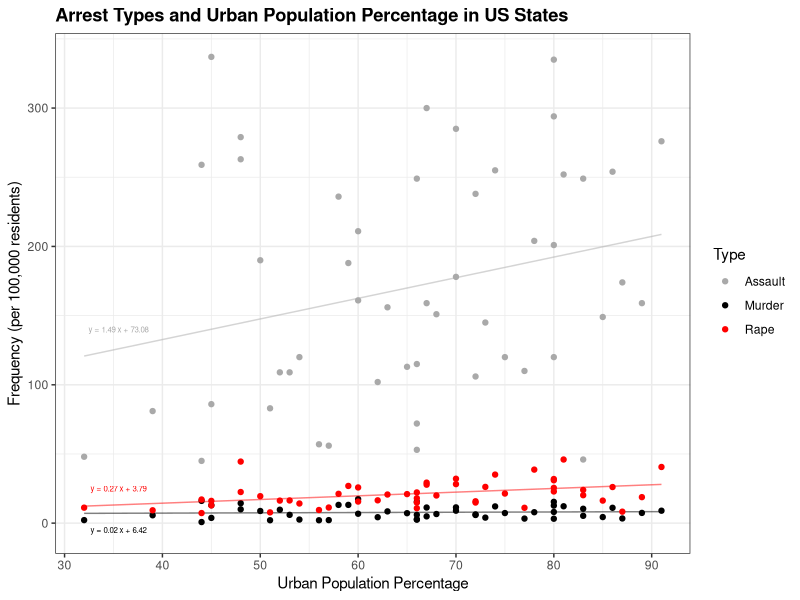
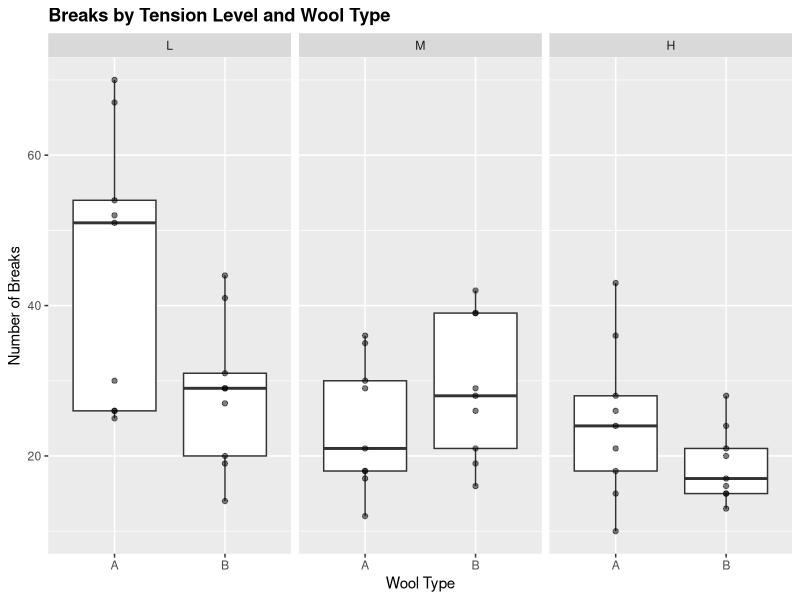
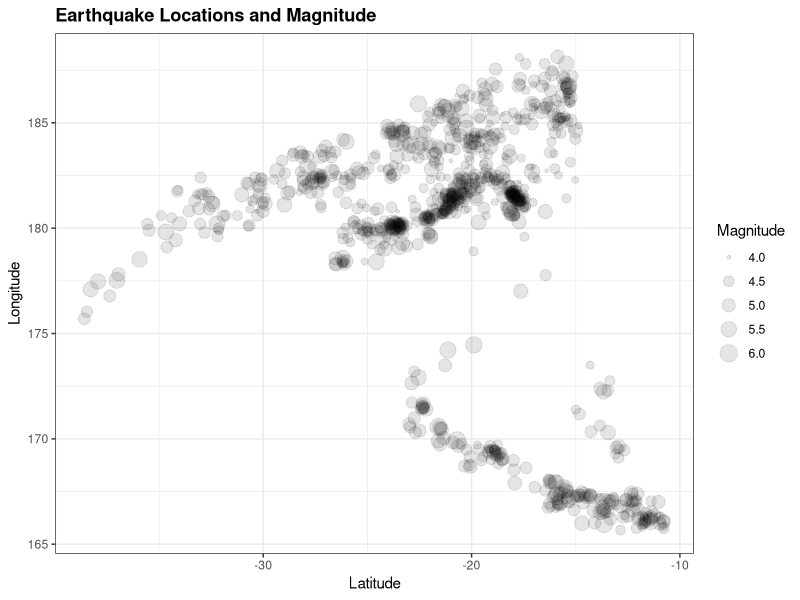
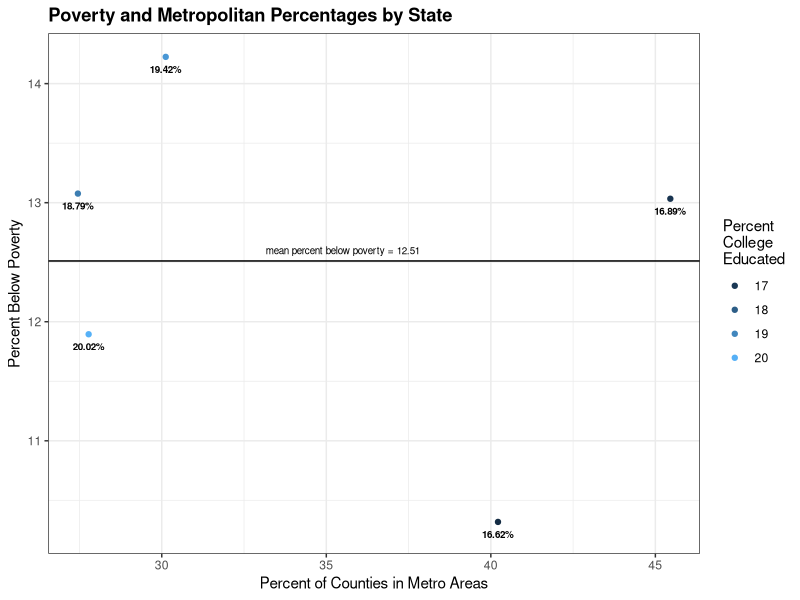

Recreate these plots in R, in order.
## ---- chunk 1
knitr::opts_chunk$set(echo = TRUE, messages = FALSE, warnings = FALSE)
library(tidyverse)
library(datasets)
library(knitr)
library(kableExtra)
data("USArrests")
data("warpbreaks")
data("quakes")
data("midwest")
## ---- chunk 2
### Create Total column
arrests <- USArrests %>%
  mutate(Total = rowSums(USArrests)-UrbanPop) %>%
  mutate(State = rownames(USArrests)) %>%
  select(State, Murder, Assault, Rape, Total, UrbanPop)

### Plot Urban Population Percentage against Types
line_a = round(coef(lm(arrests$Assault~ arrests$UrbanPop)),2)
line_m = round(coef(lm(arrests$Murder ~ arrests$UrbanPop)),2)
line_r = round(coef(lm(arrests$Rape ~ arrests$UrbanPop)),2)

arrests %>%
ggplot(mapping = aes(x = UrbanPop))+
  geom_point(mapping = aes(y = Murder, color = "Murder")) +
  geom_line(stat = "smooth", method = "lm", mapping = aes(y = Murder), color = "black", alpha = 1/2, se = FALSE, size = .5) +
  annotate('text', label= paste('y =', line_m[2], "x +", line_m[1]), x=35.5, y=-5, color='black', size = 2) +
  geom_point(mapping = aes(y = Assault, color = "Assault")) +
  geom_line(stat = "smooth", method = "lm", mapping = aes(y = Assault), color = "darkgrey", alpha = 1/2, se = FALSE) +
  annotate('text', label= paste('y =', line_a[2], "x +", line_a[1]), x=35.5, y=140, color='darkgrey', size = 2) +
  geom_point(mapping = aes(y = Rape, color = "Rape")) +
  geom_line(stat = "smooth", method = "lm", mapping = aes(y = Rape), color = "red", alpha = 1/2, se = FALSE) +
  annotate('text', label= paste('y =', line_r[2], "x +", line_r[1]), x=35.5, y=25, color='red', size = 2) +
  theme_bw() +
  labs(y = "Frequency (per 100,000 residents)", x = "Urban Population Percentage", title ="Arrest Types and Urban Population Percentage in US States") +
  scale_color_manual(values=c("darkgrey", "black", "red"), name="Type") +
  theme(plot.title = element_text(face = "bold"))
## ---- chunk 3
yarn_totals = warpbreaks %>%
  group_by(wool) %>%
  summarise(total_breaks = sum(breaks))

means = warpbreaks %>%
  group_by(wool, tension) %>%
  summarise(mean = mean(breaks))
## ---- chunk 4
warpbreaks %>%
  ggplot(mapping = aes(x = wool, y = breaks))+
    geom_boxplot() +
    geom_point(alpha=1/2) +
    facet_grid(cols = vars(tension)) +
    labs(title = "Breaks by Tension Level and Wool Type", x = "Wool Type", y = "Number of Breaks") +
    theme(plot.title = element_text(face = "bold"))
## ---- chunk 5
quakes %>%
  ggplot(mapping = aes(x = lat, y = long, size = mag)) +
  geom_point(alpha = 1/10) +
  theme_bw() +
  labs(x = "Latitude", y = "Longitude", title = "Earthquake Locations and Magnitude") + 
  scale_size_continuous(name = "Magnitude") +
  theme(plot.title = element_text(face = "bold"))
## ---- chunk 6
mean_belowpov = mean(midwest$percbelowpoverty)
mean_colledu = mean(midwest$percollege)

state_metro = midwest %>%
  group_by(state) %>%
  summarise(total = n(), mean_percpov = mean(percbelowpoverty), mean_percoll = mean(percollege))

state_metro = midwest %>%
 filter(inmetro == 1) %>%
  group_by(state, inmetro) %>%
  summarise(total_metro = n()) %>%
  full_join(state_metro, by = "state") %>%
  mutate(perc_countiesmetro = 100*(total_metro/total)) %>%
  select(-inmetro, -total_metro, -total)

state_metro %>%
  ggplot(mapping = aes(y = mean_percpov, x = perc_countiesmetro)) +
  geom_point(mapping = aes(color = mean_percoll)) +
  geom_hline(yintercept = mean_belowpov)+
  annotate('text', label= paste("mean percent below poverty =", round(mean_belowpov,2)), x=35.5, y=12.6, color='black', size = 2.5) +
  theme_bw() +
  geom_text(mapping = aes(label = paste(round(mean_percoll,2),"%", sep = "")), size = 2.5, vjust = 2, fontface = "bold") +
  guides(color=guide_legend(title="Percent\nCollege\nEducated")) +
  labs(x = "Percent of Counties in Metro Areas", y = "Percent Below Poverty", title = "Poverty and Metropolitan Percentages by State") +
  theme(plot.title = element_text(face = "bold")) +
  ylim(10.25,NA)
